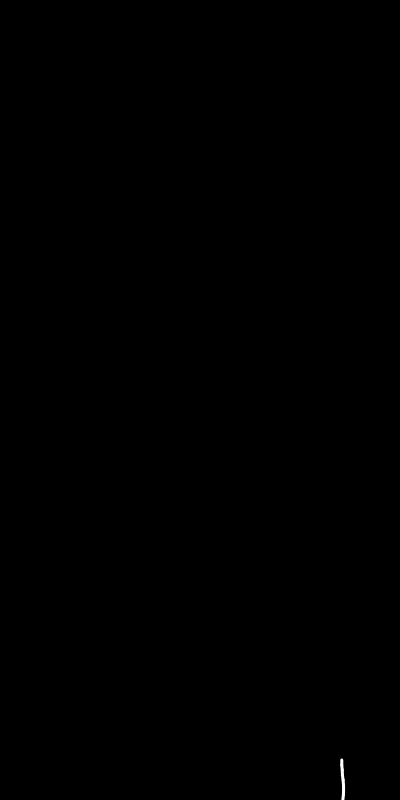
Frame 1 (no input)
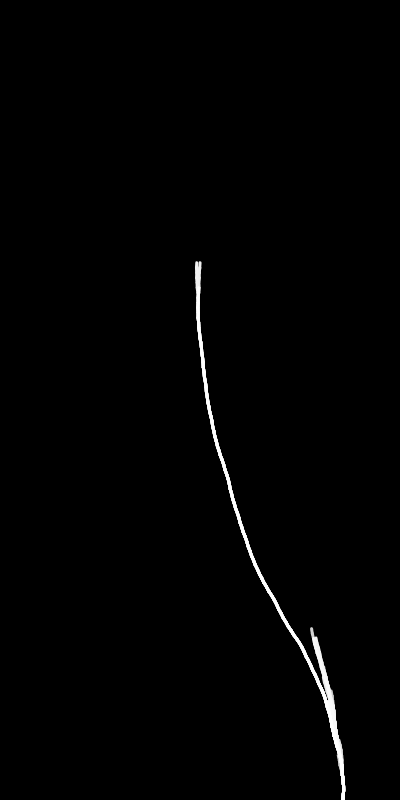
Frame 60 (no input)
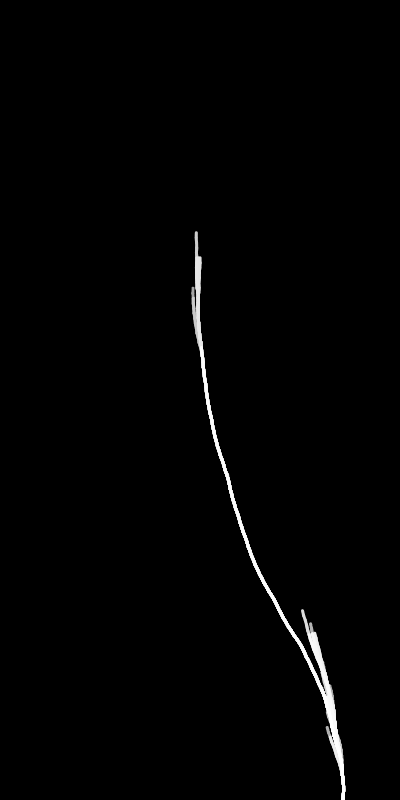
Frame 120 (the mouse pressed at the canvas centre since frame 60)

The p5.js sketch that drew these frames (run headless with seeded random() and noise() and a simulated clock; from frame 60 on, the mouse is pressed at the canvas centre):

// p5.js sketch
// ── sketch.js

let collatzList=[];
let collPrint;
let num =2;
function setup() {
  createCanvas(400, 800);
  background(0)
  angleMode(DEGREES);
}

function draw() {
  num=num+1;
  collatzList = []; // clear the list
  collatz(num);
  strokeWeight(3)
  // filter the canvas
  fill(0,2);
  noStroke();
  rect(0,0,width,height);
  // plot the branch
  stroke(255)
  plotit();
}

function collatz(n){   // makes list for each branch
  collatzList = [n]; // add the starting number
  // need to unshift to put them in the list backwards
  
  while (n !== 1){
    if (n%2===0){
      n=n/2;
      collatzList.unshift(n);
    }else{
      n=n*3+1
      collatzList.unshift(n);
    }
  }
 // print(collatzList)
}

function plotit(){ //plots each branch
  let len =5;
  resetMatrix();
  translate(width-width/7,height)
  for (let i of collatzList){
     if(i%2 ===0){
       rotate(-3.5)
     }else{
       rotate(6)
     }
     // set color for each branch in draw
     line(0,0,0,-len)
     translate(0,-len)    
  } 
}
